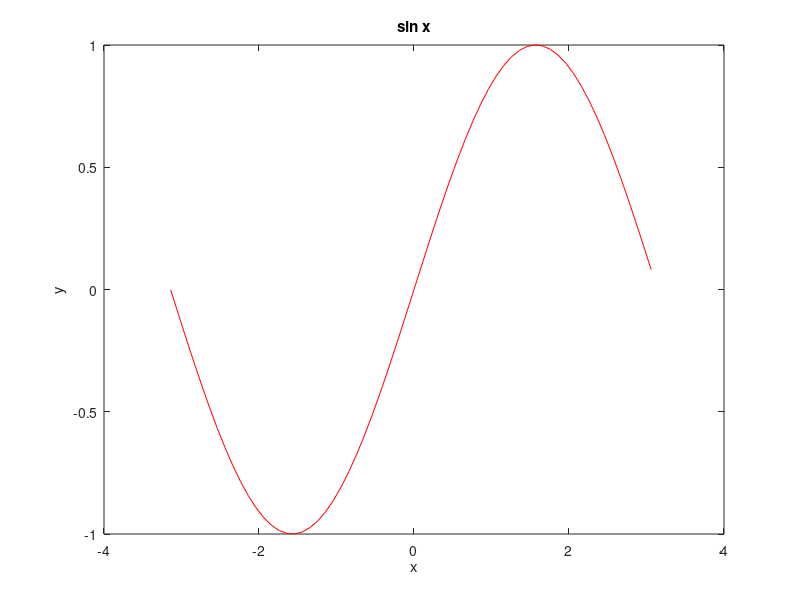

MATLAB code for this plot:
% Autor: Hernandez Lopez Raul @Neo
% correo: freeenergy1975@gmail.com
% Teorema de existencia
x = -3.14:0.1:3.14;
y = sin(x);

plot(x, y, 'r');

title("sin x");

xlabel("x");
ylabel("y");

